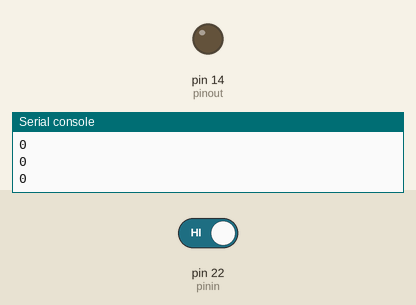
Simulated run of this program. Board: MicroPython board. Shown: output pins drawn as LEDs (lit = HIGH), the last lines printed to the serial console. The test bench sets the inputs (shaded band); at power-on: pin 22 (pinin) HIGH.

Above: at 1.2 s.
1.3 s: pin 22 (pinin) driven LOW
At 2.4 s:
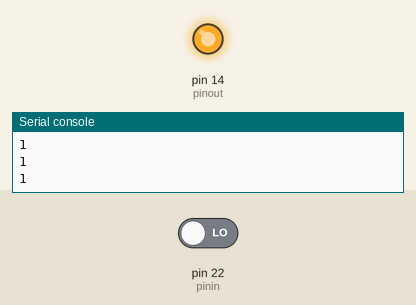
2.8 s: pin 22 (pinin) driven HIGH
At 3.6 s:
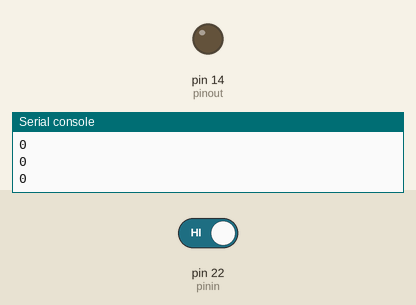
Timing chart, 0 to 5.8 s (numbered marks = the images above; inputs shaded):
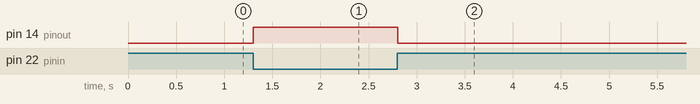

Measured:
- after the input at 1.3 s, pin 14 (pinout): LOW → HIGH at once
- after the input at 2.8 s, pin 14 (pinout): HIGH → LOW at once

The program:

SINK_AND_SOURCE_LED_TEST.py
```python
from machine import Pin
from time import sleep
pinin=Pin(22, Pin.IN)
pinout=Pin(14, Pin.OUT)

while True:
    pinout.value(not pinin.value())
    print(pinout.value())
    sleep(0.1)
#     pinout.value(not pinin.value())
#     print(pinout.value())
#     sleep(1)
```
